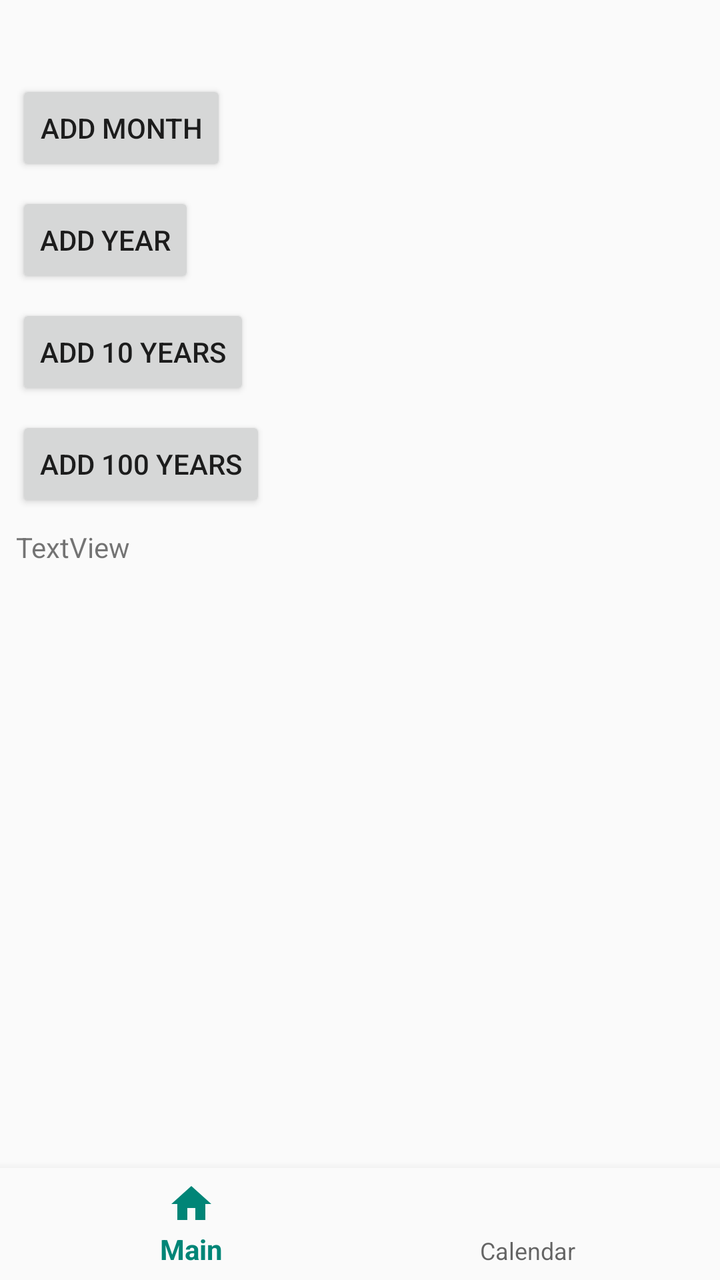
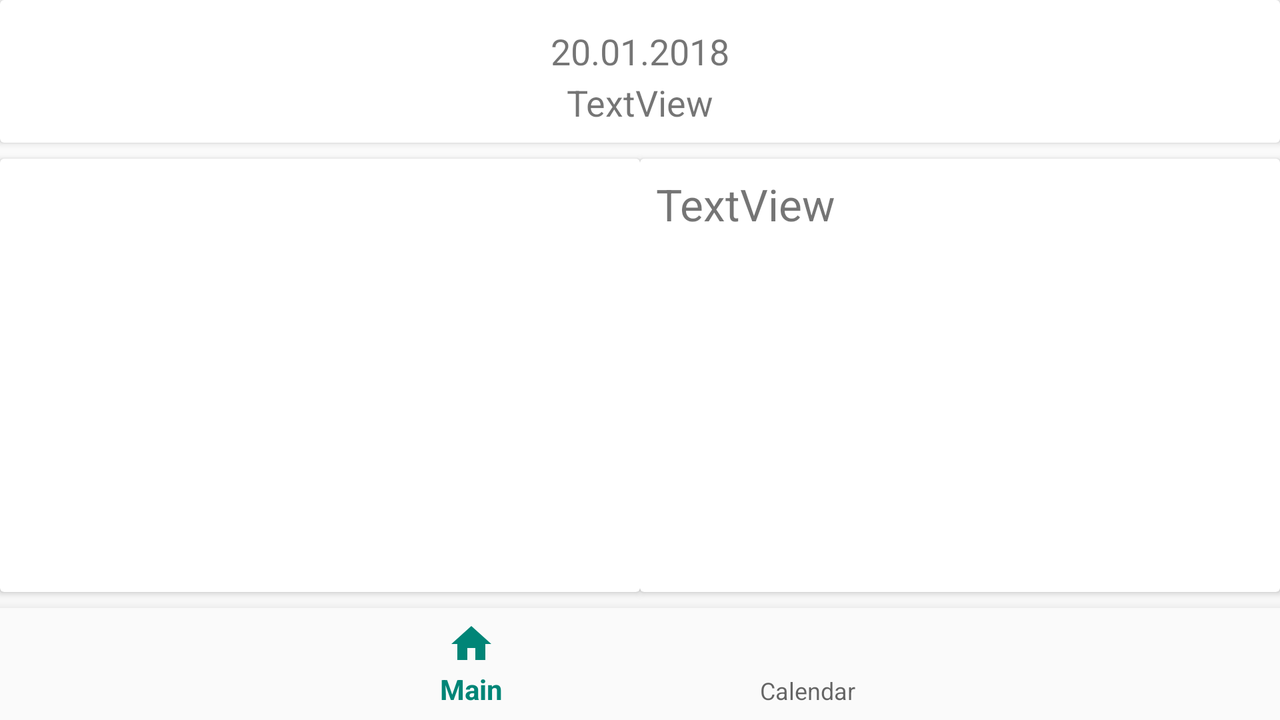

One screen, two layout resources from the same app: the default and the repository's alternative for another configuration. Each is rendered where Android would select it; the XML of both is given below.
<!-- AndroidManifest.xml: application theme AppTheme -->
<!-- res/layout/activity_calendar.xml -->
<?xml version="1.0" encoding="utf-8"?>
<androidx.constraintlayout.widget.ConstraintLayout xmlns:android="http://schemas.android.com/apk/res/android"
    xmlns:app="http://schemas.android.com/apk/res-auto"
    xmlns:tools="http://schemas.android.com/tools"
    android:layout_width="match_parent"
    android:layout_height="match_parent"
    tools:context=".ui.calendarscreen.CalendarActivity">

    <include
        android:id="@+id/navigation"
        layout="@layout/element_bottom_navigation"
        android:layout_width="match_parent"
        android:layout_height="wrap_content"
        android:layout_alignParentBottom="true"
        app:layout_constraintBottom_toBottomOf="parent"
        app:layout_constraintEnd_toEndOf="parent"
        app:layout_constraintStart_toStartOf="parent" />

    <androidx.recyclerview.widget.RecyclerView
        android:id="@+id/recyclerView_calendar"
        android:layout_width="0dp"
        android:layout_height="wrap_content"
        android:layout_marginStart="32dp"
        android:layout_marginTop="32dp"
        android:layout_marginEnd="32dp"
        app:layout_constraintEnd_toEndOf="parent"
        app:layout_constraintStart_toStartOf="parent"
        app:layout_constraintTop_toTopOf="parent" />

    <Button
        android:id="@+id/button_oneMonthAhead"
        android:layout_width="wrap_content"
        android:layout_height="wrap_content"
        android:layout_marginStart="8dp"
        android:layout_marginTop="8dp"
        android:text="ADD MONTH"
        app:layout_constraintStart_toStartOf="parent"
        app:layout_constraintTop_toBottomOf="@+id/recyclerView_calendar" />

    <Button
        android:id="@+id/button_calendar_oneYearAhead"
        android:layout_width="wrap_content"
        android:layout_height="wrap_content"
        android:layout_marginStart="8dp"
        android:layout_marginTop="8dp"
        android:text="ADD YEAR"
        app:layout_constraintStart_toStartOf="parent"
        app:layout_constraintTop_toBottomOf="@+id/button_oneMonthAhead" />

    <Button
        android:id="@+id/button_add10Years"
        android:layout_width="wrap_content"
        android:layout_height="wrap_content"
        android:layout_marginStart="8dp"
        android:layout_marginTop="8dp"
        android:text="Add 10 Years"
        app:layout_constraintStart_toStartOf="parent"
        app:layout_constraintTop_toBottomOf="@+id/button_calendar_oneYearAhead" />

    <Button
        android:id="@+id/button_add100Years"
        android:layout_width="wrap_content"
        android:layout_height="wrap_content"
        android:layout_marginStart="8dp"
        android:layout_marginTop="8dp"
        android:text="Add 100 Years"
        app:layout_constraintStart_toStartOf="parent"
        app:layout_constraintTop_toBottomOf="@+id/button_add10Years" />

    <TextView
        android:id="@+id/textView_time"
        android:layout_width="wrap_content"
        android:layout_height="wrap_content"
        android:layout_marginStart="8dp"
        android:layout_marginTop="8dp"
        android:text="TextView"
        app:layout_constraintStart_toStartOf="parent"
        app:layout_constraintTop_toBottomOf="@+id/button_add100Years" />
</androidx.constraintlayout.widget.ConstraintLayout>
<!-- res/layout/element_bottom_navigation.xml (included above) -->
<?xml version="1.0" encoding="utf-8"?>
<com.google.android.material.bottomnavigation.BottomNavigationView xmlns:android="http://schemas.android.com/apk/res/android"
    xmlns:app="http://schemas.android.com/apk/res-auto"
    android:id="@+id/navigation"
    android:layout_width="match_parent"
    android:layout_height="wrap_content"
    android:background="?android:attr/windowBackground"
    app:menu="@menu/navigation" />
<!-- resources referenced by this layout -->
<resources>
  <style name="AppTheme" parent="Theme.AppCompat.Light.NoActionBar">
          
          <item name="colorPrimary">@color/colorPrimary</item>
          <item name="colorPrimaryDark">@color/colorPrimaryDark</item>
          <item name="colorAccent">@color/colorAccent</item>
      </style>
  <color name="colorPrimary">#008577</color>
  <color name="colorPrimaryDark">#D81B60</color>
  <color name="colorAccent">#D81B60</color>
</resources>
<!-- res/layout-land/activity_calendar.xml (the repository's variant of the layout above) -->
<!-- drawn on the phone turned sideways -->
<?xml version="1.0" encoding="utf-8"?>
<androidx.constraintlayout.widget.ConstraintLayout xmlns:android="http://schemas.android.com/apk/res/android"
    xmlns:app="http://schemas.android.com/apk/res-auto"
    xmlns:tools="http://schemas.android.com/tools"
    android:layout_width="match_parent"
    android:layout_height="match_parent"
    tools:context=".ui.calendarscreen.CalendarActivity">

    <include
        android:id="@+id/navigation"
        layout="@layout/element_bottom_navigation"
        android:layout_width="match_parent"
        android:layout_height="wrap_content"
        android:layout_alignParentBottom="true"
        app:layout_constraintBottom_toBottomOf="parent"
        app:layout_constraintEnd_toEndOf="parent"
        app:layout_constraintStart_toStartOf="parent" />

    <androidx.cardview.widget.CardView
        android:id="@+id/cardView_recycler"
        android:layout_width="0dp"
        android:layout_height="0dp"
        android:layout_marginTop="8dp"
        android:layout_marginBottom="8dp"
        app:layout_constraintBottom_toTopOf="@+id/navigation"
        app:layout_constraintEnd_toStartOf="@+id/cardView3"
        app:layout_constraintHorizontal_bias="0.5"
        app:layout_constraintStart_toStartOf="parent"
        app:layout_constraintTop_toBottomOf="@+id/cardView2">

        <androidx.recyclerview.widget.RecyclerView
            android:id="@+id/recyclerView_calendar"
            android:layout_width="match_parent"
            android:layout_height="match_parent"
            android:layout_marginStart="16dp"
            android:layout_marginTop="8dp"
            android:layout_marginEnd="16dp"
            android:layout_marginBottom="8dp" />
    </androidx.cardview.widget.CardView>

    <androidx.cardview.widget.CardView
        android:id="@+id/cardView2"
        android:layout_width="match_parent"
        android:layout_height="wrap_content"
        app:layout_constraintEnd_toEndOf="parent"
        app:layout_constraintHorizontal_bias="0.0"
        app:layout_constraintStart_toStartOf="parent"
        app:layout_constraintTop_toTopOf="parent">

        <androidx.constraintlayout.widget.ConstraintLayout
            android:layout_width="match_parent"
            android:layout_height="match_parent">

            <ImageView
                android:id="@+id/imageView_arrowLeft"
                android:layout_width="wrap_content"
                android:layout_height="wrap_content"
                android:layout_marginEnd="16dp"
                app:layout_constraintBottom_toBottomOf="@+id/textView_calendar_month"
                app:layout_constraintEnd_toStartOf="@+id/textView_calendar_date"
                app:layout_constraintTop_toTopOf="@+id/textView_calendar_date"
                app:srcCompat="@drawable/ic_arrow_left_black_24dp" />

            <ImageView
                android:id="@+id/imageView_arrowRight"
                android:layout_width="wrap_content"
                android:layout_height="wrap_content"
                android:layout_marginStart="16dp"
                app:layout_constraintBottom_toBottomOf="@+id/textView_calendar_month"
                app:layout_constraintStart_toEndOf="@+id/textView_calendar_date"
                app:layout_constraintTop_toTopOf="@+id/textView_calendar_date"
                app:srcCompat="@drawable/ic_arrow_right_black_24dp" />

            <TextView
                android:id="@+id/textView_calendar_date"
                android:layout_width="wrap_content"
                android:layout_height="wrap_content"
                android:layout_gravity="center"
                android:layout_marginStart="8dp"
                android:layout_marginTop="16dp"
                android:layout_marginEnd="8dp"
                android:includeFontPadding="false"
                android:text="20.01.2018"
                android:textSize="18sp"
                app:layout_constraintEnd_toEndOf="parent"
                app:layout_constraintStart_toStartOf="parent"
                app:layout_constraintTop_toTopOf="parent" />

            <TextView
                android:id="@+id/textView_calendar_month"
                android:layout_width="wrap_content"
                android:layout_height="wrap_content"
                android:layout_marginTop="2dp"
                android:layout_marginBottom="8dp"
                android:text="TextView"
                android:textSize="18sp"
                app:layout_constraintBottom_toBottomOf="parent"
                app:layout_constraintEnd_toEndOf="@+id/textView_calendar_date"
                app:layout_constraintStart_toStartOf="@+id/textView_calendar_date"
                app:layout_constraintTop_toBottomOf="@+id/textView_calendar_date" />
        </androidx.constraintlayout.widget.ConstraintLayout>

    </androidx.cardview.widget.CardView>

    <androidx.cardview.widget.CardView
        android:id="@+id/cardView3"
        android:layout_width="0dp"
        android:layout_height="0dp"
        android:layout_marginTop="8dp"
        android:layout_marginBottom="8dp"
        app:layout_constraintBottom_toTopOf="@+id/navigation"
        app:layout_constraintEnd_toEndOf="parent"
        app:layout_constraintHorizontal_bias="0.5"
        app:layout_constraintStart_toEndOf="@+id/cardView_recycler"
        app:layout_constraintTop_toBottomOf="@+id/cardView2">

        <androidx.constraintlayout.widget.ConstraintLayout
            android:layout_width="match_parent"
            android:layout_height="match_parent">

            <TextView
                android:id="@+id/textView_note"
                android:layout_width="0dp"
                android:layout_height="wrap_content"
                android:layout_marginStart="8dp"
                android:layout_marginTop="8dp"
                android:layout_marginEnd="8dp"
                android:text="TextView"
                android:textSize="22sp"
                app:layout_constraintEnd_toEndOf="parent"
                app:layout_constraintStart_toStartOf="parent"
                app:layout_constraintTop_toTopOf="parent" />
        </androidx.constraintlayout.widget.ConstraintLayout>

    </androidx.cardview.widget.CardView>

</androidx.constraintlayout.widget.ConstraintLayout>
<!-- resources referenced by the variant -->
<!-- as the phone turned sideways resolves them -->
<resources>
  <!-- drawable ic_arrow_left_black_24dp (drawable) -->
  <vector xmlns:android="http://schemas.android.com/apk/res/android"
      android:width="24dp"
      android:height="24dp"
      android:viewportWidth="24.0"
      android:viewportHeight="24.0">
      <path
          android:fillColor="@color/greyColor"
          android:pathData="M15.41,16.09l-4.58,-4.59 4.58,-4.59L14,5.5l-6,6 6,6z" />
  </vector>
  <!-- drawable ic_arrow_right_black_24dp (drawable) -->
  <vector xmlns:android="http://schemas.android.com/apk/res/android"
          android:width="24dp"
          android:height="24dp"
          android:viewportWidth="24.0"
          android:viewportHeight="24.0">
      <path
              android:fillColor="@color/greyColor"
              android:pathData="M8.59,16.34l4.58,-4.59 -4.58,-4.59L10,5.75l6,6 -6,6z"/>
  </vector>
  <style name="AppTheme" parent="Theme.AppCompat.Light.NoActionBar">
          
          <item name="colorPrimary">@color/colorPrimary</item>
          <item name="colorPrimaryDark">@color/colorPrimaryDark</item>
          <item name="colorAccent">@color/colorAccent</item>
      </style>
  <color name="colorPrimary">#008577</color>
  <color name="colorPrimaryDark">#D81B60</color>
  <color name="colorAccent">#D81B60</color>
</resources>
